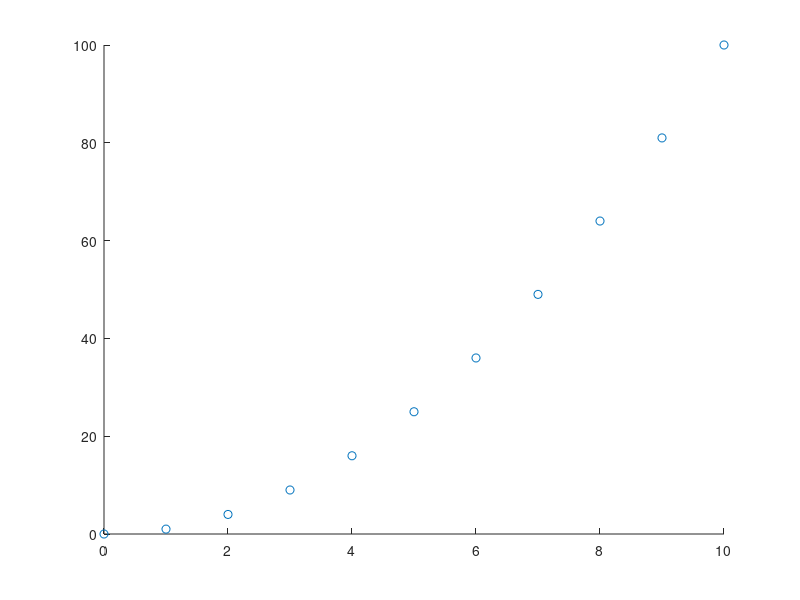

The MATLAB script that drew this image: (Note: this script raises an error after producing the figure.)
%Linear Regression Example
x = 0:1:10;
y = x.^2;

scatter(x, y)
%%
%This instruction only works in Matlab 2016b
%[Mdl,FitInfo] = fitrlinear(x,y, 'Learner', 'leastsquares'); %This is the matlab function for linear rgeression
mdl = fitlm(x, y);
mdl.Coefficients.Estimate %outputs the value of the coefficients
predict_y = mdl.predict(x');

plot(x, predict_y, 'red')
hold on
scatter(x, y, 'o','blue')

%fit without the intercept
mdl = fitlm(x, y, 'Intercept', false);
mdl.Coefficients.Estimate %outputs the value of the coefficients
predict_y = mdl.predict(x');

plot(x, predict_y, 'green')

%add polynomial information
mdl = fitlm(x, y, 'purequadratic');
mdl.Coefficients.Estimate %outputs the value of the coefficients
predict_y = mdl.predict(x');

plot(x, predict_y, 'blue')

%add polynomial information
mdl = fitlm(x, y, 'poly3');
mdl.Coefficients.Estimate %outputs the value of the coefficients
predict_y = mdl.predict(x');

plot(x, predict_y, 'black')
hold off
%add some noise
y_noise = rand(1,size(y,2))*100;
y_noise = y + y_noise;
%add polynomial information
mdl = fitlm(x, y_noise, 'poly3');
mdl.Coefficients.Estimate %outputs the value of the coefficients
predict_y = mdl.predict(x');
scatter(x, y, 'o','blue')
hold on
scatter(x, y_noise, 'o','red')

%increase the order of the poynomial
mdl = fitlm(x, y_noise, 'poly5');
mdl.Coefficients.Estimate %outputs the value of the coefficients
predict_y = mdl.predict(x');
plot(x, predict_y, 'green')
